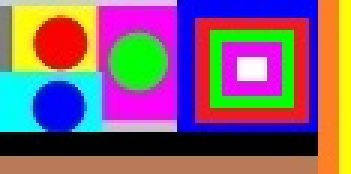
#> input picture chap05/rgb_small.jpg, 117 x 58 px (shown 3 times larger)
$ python 00.basic3.py
#> lines starting #> are read from the running program, lines starting #| are printed output that depends on the picture
import numpy as np, cv2

col_img = cv2.imread('rgb_small.jpg', cv2.IMREAD_COLOR)
#> col_img is the input picture: shape (58, 117, 3); mean B, G, R 113.4, 97.9, 131.4
h, w = col_img.shape[:2]
#> h = 58; w = 117
add20 = np.zeros((h, w), np.uint8) + 20

bgr = cv2.split(col_img)

cv2.imshow("image", col_img)
cv2.imshow("add20", add20)

cv2.imshow("Blue Channel", bgr[0])
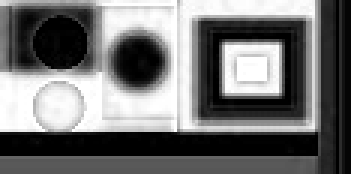
#> window 'Blue Channel': shape (58, 117) (shown 3 times larger); min 0, max 255, mean 113.4
cv2.imshow("Green Channel", bgr[1])
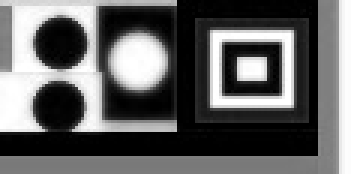
#> window 'Green Channel': shape (58, 117) (shown 3 times larger); min 0, max 255, mean 97.9
cv2.imshow("Red Channel", bgr[2])
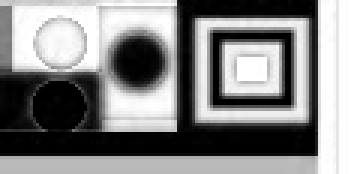
#> window 'Red Channel': shape (58, 117) (shown 3 times larger); min 0, max 255, mean 131.4

cv2.imshow("Blue Channel add20", cv2.add(bgr[0], add20))   # 최소 0, 최대 255로 제한
cv2.imshow("Green Channel add20", cv2.add(bgr[1], add20))
cv2.imshow("Red Channel add20", cv2.add(bgr[2], add20))

cv2.waitKey()
cv2.destroyAllWindows()
